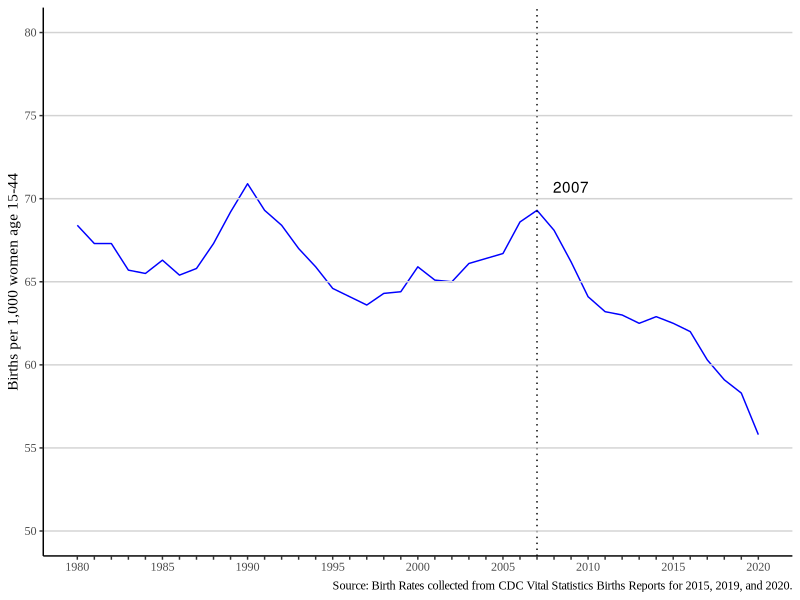
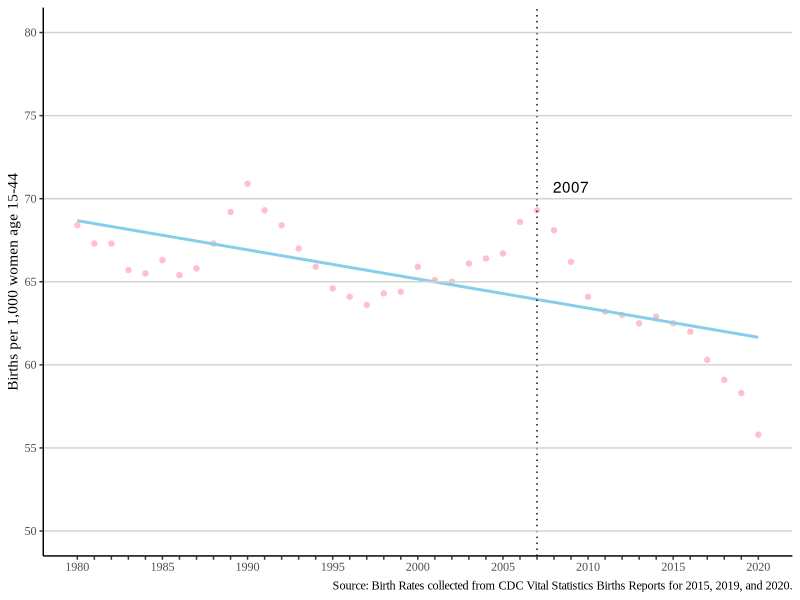
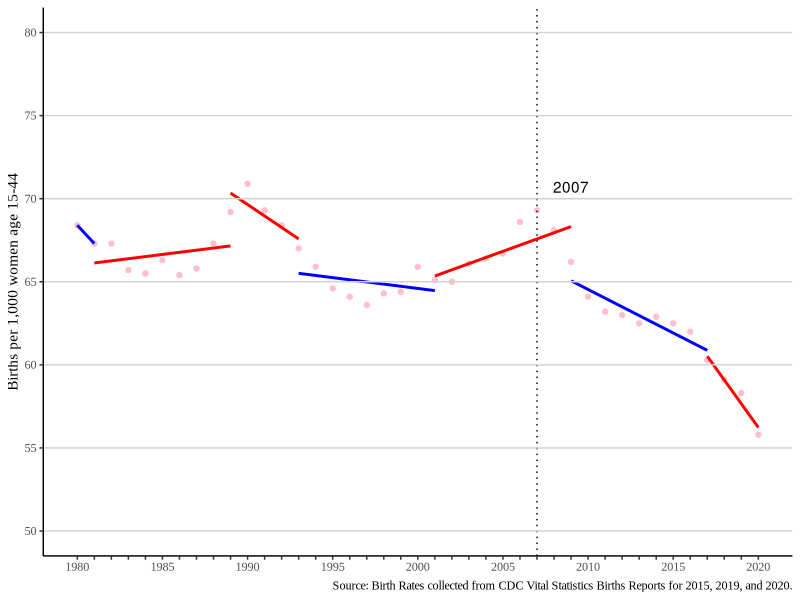
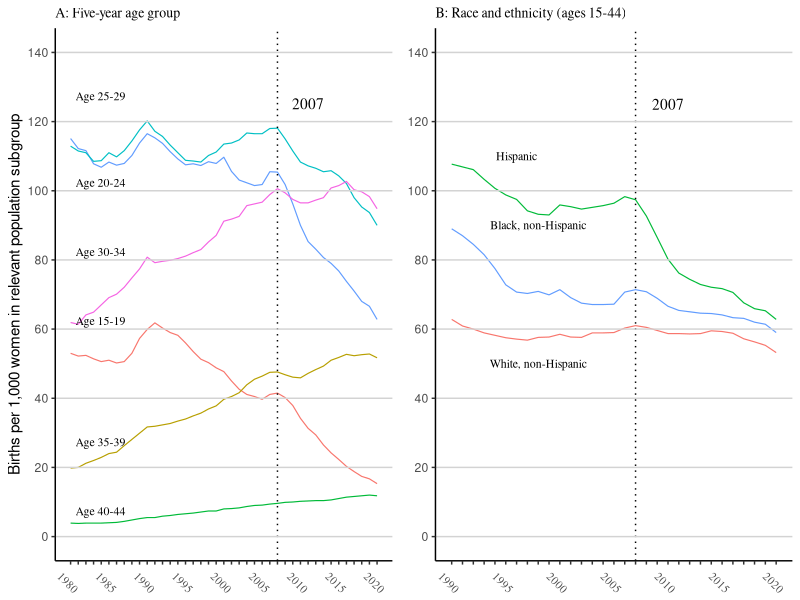

Reproduce these figures in R, in order.
## ---- chunk 1
#| echo: false
#| eval: true
#| warning: false
#| message: false
#| label: fig-bratetrend-graph
#| fig-cap: "Trend in US Birth Rates"


# Load necessary libraries
library(ggplot2)

# Set seed for reproducibility
set.seed(123)

# Read the data from CSV file
data <- read.csv(file = here::here("outputs/data/fig_1.csv"))

# Plotting the data
ggplot(data, aes(x = year, y = brate_all)) +
  geom_line(color = "blue") +
  geom_vline(xintercept = 2007, linetype = "dotted") +
  annotate("text", x = 2009, y = 70, label = "2007", vjust = -0.5, hjust = 0.5, color = "black") +
  geom_hline(yintercept = seq(50, 80, by = 5), color = "lightgrey") +
  scale_y_continuous(limits = c(50, 80), breaks = seq(50, 80, by = 5)) +
  scale_x_continuous(limits = c(1980, 2020), breaks = seq(1980, 2020, by = 1), labels = function(x) ifelse(x %% 5 == 0, x, "")) +
  labs(x = NULL, y = "Births per 1,000 women age 15-44",
       caption = "Source: Birth Rates collected from CDC Vital Statistics Births Reports for 2015, 2019, and 2020.") +
  theme_classic() +
  theme(text = element_text(family = "Times New Roman"))

## ---- chunk 2
#| echo: false
#| eval: true
#| warning: false
#| message: false
#| label: fig-scatter-graph
#| fig-cap: "Negative Trend in US Birth Rates"

# Load necessary libraries
library(ggplot2)

# Set seed for reproducibility
set.seed(123)

# Read the data from CSV file
data <- read.csv(file = here::here("outputs/data/fig_1.csv"))

# Plotting the data with scatter plot and trend line
ggplot(data, aes(x = year, y = brate_all)) +
  geom_point(color = "pink") +
  geom_smooth(method = "lm", se = FALSE, color = "skyblue") +
  geom_vline(xintercept = 2007, linetype = "dotted") +
  annotate("text", x = 2009, y = 70, label = "2007", vjust = -0.5, hjust = 0.5, color = "black") +
  geom_hline(yintercept = seq(50, 80, by = 5), color = "lightgrey") +
  scale_y_continuous(limits = c(50, 80), breaks = seq(50, 80, by = 5)) +
  scale_x_continuous(limits = c(1980, 2020), breaks = seq(1980, 2020, by = 1), labels = function(x) ifelse(x %% 5 == 0, x, "")) +
  labs(x = NULL, y = "Births per 1,000 women age 15-44",
       caption = "Source: Birth Rates collected from CDC Vital Statistics Births Reports for 2015, 2019, and 2020.") +
  theme_classic() +
  theme(text = element_text(family = "Times New Roman"))

## ---- chunk 3
#| echo: false
#| eval: true
#| warning: false
#| message: false
#| label: fig-polscatter-graph
#| fig-cap: "Trend in US Birth Rates during the presidential mandate"

# Set seed for reproducibility
set.seed(123)

# Load necessary libraries
library(ggplot2)

# Plotting the data with scatter plot and trend lines for each presidential mandate period
ggplot(data, aes(x = year, y = brate_all)) +
  geom_point(color = "pink") +
  geom_smooth(data = subset(data, year >= 1980 & year <= 1981), method = "lm", se = FALSE, color = "blue") +
  geom_smooth(data = subset(data, year >= 1981 & year <= 1989), method = "lm", se = FALSE, color = "red") +
  geom_smooth(data = subset(data, year >= 1989 & year <= 1993), method = "lm", se = FALSE, color = "red") +
  geom_smooth(data = subset(data, year >= 1993 & year <= 2001), method = "lm", se = FALSE, color = "blue") +
  geom_smooth(data = subset(data, year >= 2001 & year <= 2009), method = "lm", se = FALSE, color = "red") +
  geom_smooth(data = subset(data, year >= 2009 & year <= 2017), method = "lm", se = FALSE, color = "blue") +
  geom_smooth(data = subset(data, year >= 2017 & year <= 2021), method = "lm", se = FALSE, color = "red") +
  geom_vline(xintercept = 2007, linetype = "dotted") +
  annotate("text", x = 2009, y = 70, label = "2007", vjust = -0.5, hjust = 0.5, color = "black") +
  geom_hline(yintercept = seq(50, 80, by = 5), color = "lightgrey") +
  scale_y_continuous(limits = c(50, 80), breaks = seq(50, 80, by = 5)) +
  scale_x_continuous(limits = c(1980, 2020), breaks = seq(1980, 2020, by = 1), labels = function(x) ifelse(x %% 5 == 0, x, "")) +
  labs(x = NULL, y = "Births per 1,000 women age 15-44",
       caption = "Source: Birth Rates collected from CDC Vital Statistics Births Reports for 2015, 2019, and 2020.", 
       title = NULL) +
  theme_classic() +
  theme(text = element_text(family = "Times New Roman"))

## ---- chunk 4
#| echo: false
#| eval: true
#| warning: false
#| message: false
#| label: fig-bratepop-graph
#| fig-cap: "Trends in Birth Rates by Population Subgroup"

# Load necessary libraries
library(ggplot2)
library(gridExtra)

# Set seed for reproducibility
set.seed(123)

# Read the data from CSV file
data <- read.csv(file = here::here("outputs/data/figs_2a_2b.csv"))

# Plotting the first line graph (Graph A)
graph_A <- ggplot(data, aes(x = year)) +
  geom_line(aes(y = brate_1519, color = "blue"), size = 0.4) +
  geom_line(aes(y = brate_2024, color = "orange"), size = 0.4) +
  geom_line(aes(y = brate_2529, color = "grey"), size = 0.4) +
  geom_line(aes(y = brate_3034, color = "yellow"), size = 0.4) +
  geom_line(aes(y = brate_3539, color = "cyan"), size = 0.4) +
  geom_line(aes(y = brate_4044, color = "green"), size = 0.4) +
  geom_text(data = data[data$year == 2020,], aes(x = year, y = brate_1519, label = "Age 15-19"), x = 1980, y = 60, hjust = -0.1, vjust = -0.5, size = 3, family = "Times") +
  geom_text(data = data[data$year == 2020,], aes(x = year, y = brate_2024, label = "Age 20-24"), x = 1980, y = 100, hjust = -0.1, vjust = -0.5, size = 3, family = "Times") +
  geom_text(data = data[data$year == 2020,], aes(x = year, y = brate_2529, label = "Age 25-29"), x = 1980, y = 125 , hjust = -0.1, vjust = -0.5, size = 3, family = "Times") +
  geom_text(data = data[data$year == 2020,], aes(x = year, y = brate_3034, label = "Age 30-34"), x = 1980, y = 80, hjust = -0.1, vjust = -0.5, size = 3, family = "Times") +
  geom_text(data = data[data$year == 2020,], aes(x = year, y = brate_3539, label = "Age 35-39"), x = 1980, y = 25, hjust = -0.1, vjust = -0.5, size = 3, family = "Times") +
  geom_text(data = data[data$year == 2020,], aes(x = year, y = brate_4044, label = "Age 40-44"), x = 1980, y = 5, hjust = -0.1, vjust = -0.5, size = 3, family = "Times") +
  geom_vline(xintercept = 2007, linetype = "dotted") +
  annotate("text", x = 2011, y = 122, label = "2007", vjust = -0.5, hjust = 0.5, color = "black", family = "Times") +
  geom_hline(yintercept = seq(0, 140, by = 20), color = "lightgrey") +
  scale_y_continuous(limits = c(0, 140), breaks = seq(0, 140, by = 20), labels = seq(0, 140, by = 20)) +
  scale_x_continuous(limits = c(1980, 2020), breaks = seq(1980, 2020, by = 1), labels = function(x) ifelse(x %% 5 == 0, x, "")) +
  labs(x = NULL, 
     y = 'Births per 1,000 women in relevant population subgroup',
     title = "A: Five-year age group",
     caption = NULL,
     family = "Times") +
theme(axis.title.y = element_text(size = 12, family = "Times")) +
  theme_classic() +
  theme(axis.text.x = element_text(angle = -45, family = "Times", size = 8),
        plot.title = element_text(size = 10, family = "Times"),
        legend.position = "none")

# Plotting the second line graph (Graph B)
graph_B <- ggplot(data, aes(x = year)) +
  geom_line(aes(y = brate_hisp, color = "grey"), size = 0.4) +
  geom_line(aes(y = brate_blacknh, color = "orange"), size = 0.4) +
  geom_line(aes(y = brate_whitenh, color = "blue"), size = 0.4) +
  geom_text(data = data[data$year == 2020,], aes(x = year, y = brate_hisp, label = "Hispanic"), x = 1996, y = 110, size = 3, family = "Times") +
  geom_text(data = data[data$year == 2020,], aes(x = year, y = brate_blacknh, label = "Black, non-Hispanic"), x = 1998, y = 90, size = 3, family = "Times") +
  geom_text(data = data[data$year == 2020,], aes(x = year, y = brate_whitenh, label = "White, non-Hispanic"), x = 1998, y = 50, size = 3, family = "Times") +
  geom_vline(xintercept = 2007, linetype = "dotted") + annotate("text", x = 2010, y = 125, label = "2007", color = "black", family = "Times") +
  geom_hline(yintercept = seq(0, 140, by = 20), color = "lightgrey") + scale_y_continuous(limits = c(0, 140), breaks = seq(0, 140, by = 20), labels = seq(0, 140, by = 20)) + scale_x_continuous(limits = c(1990, 2020), breaks = seq(1990, 2020, by = 1), labels = function(x) ifelse(x %% 5 == 0, x, "")) + labs(x = NULL, y = NULL,
       title = "B: Race and ethnicity (ages 15-44)") +
  theme_classic() +
  theme(axis.text.x = element_text(angle = -45, family = "Times", size = 8),
        plot.title = element_text(size = 10, family = "Times"),
        legend.position = "none")

# Arrange both graphs side by side
grid.arrange(graph_A, graph_B, nrow = 1)
